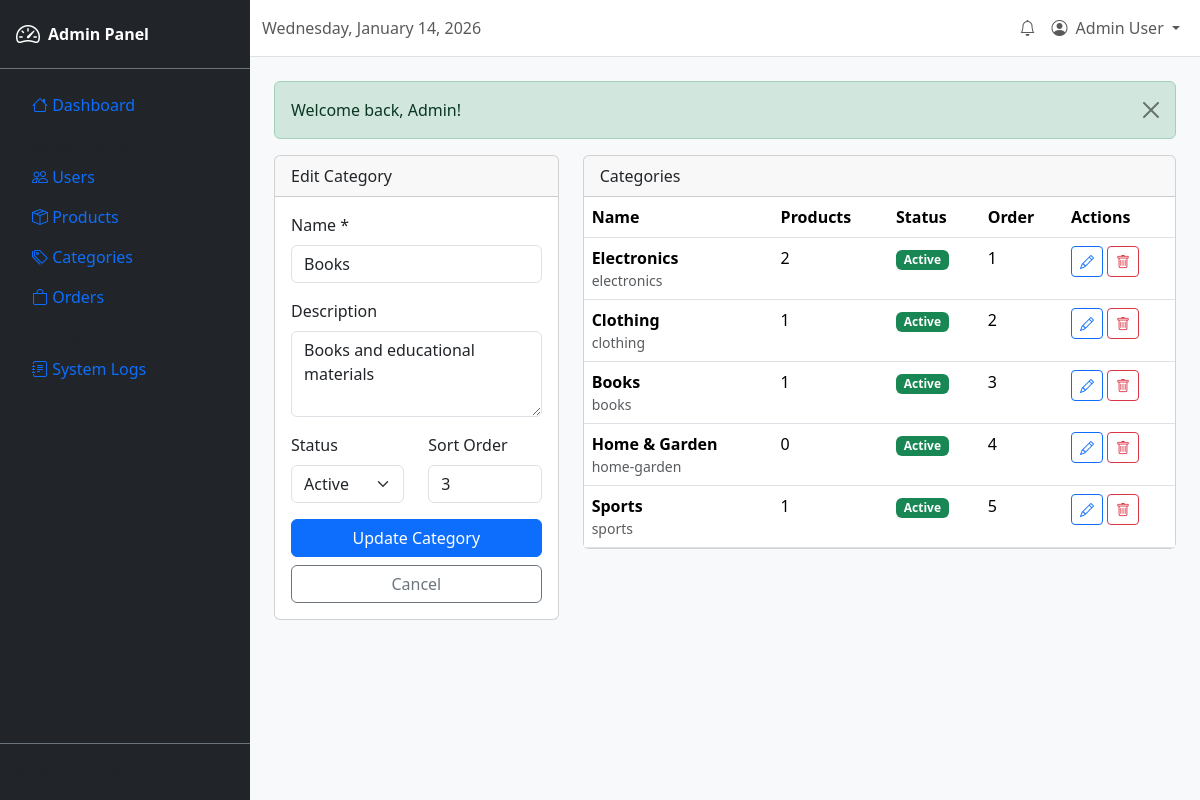
Page /admin/categories.php?action=edit&id=3 (signed in) on the committed database.
### tables this page shows
CREATE TABLE categories (
    id INT AUTO_INCREMENT PRIMARY KEY,

     
    name VARCHAR(100) NOT NULL,

     
    slug VARCHAR(100) NOT NULL UNIQUE,

     
    description TEXT DEFAULT NULL,

     
    image VARCHAR(255) DEFAULT NULL,

     
    parent_id INT DEFAULT NULL,

     
    sort_order INT DEFAULT 0,

     
    status ENUM('active', 'inactive') DEFAULT 'active',

     
    created_at TIMESTAMP DEFAULT CURRENT_TIMESTAMP,
    updated_at TIMESTAMP DEFAULT CURRENT_TIMESTAMP ON UPDATE CURRENT_TIMESTAMP,

     
    FOREIGN KEY (parent_id) REFERENCES categories(id) ON DELETE SET NULL,

     
    INDEX idx_slug (slug)
);

### includes/functions.php (called while the page is built, shortened)
<?php
function sanitize(string $input): string
{
    return htmlspecialchars(trim($input), ENT_QUOTES, 'UTF-8');
}
function getFlashMessage(): ?array
{
    if (isset($_SESSION['flash_message'])) {
        $message = $_SESSION['flash_message'];
        return $message;
    }
    return null;
}

### admin/categories.php (the view, shortened to what this page needs)
<?php
$db = getDB();
$action = $_GET['action'] ?? 'list';
$categoryId = (int)($_GET['id'] ?? 0);
$categories = $db->query("
    SELECT c.*, COUNT(p.id) as product_count
    FROM categories c
    LEFT JOIN products p ON c.id = p.category_id
    GROUP BY c.id
    ORDER BY c.sort_order, c.name
")->fetchAll();
$editCategory = null;
if ($action === 'edit' && $categoryId) {
    $stmt = $db->prepare("SELECT * FROM categories WHERE id = ?");
    $stmt->execute([$categoryId]);
    $editCategory = $stmt->fetch();
}
?>
<!DOCTYPE html>
<html lang="en">
<head>
    <link href="https://cdn.jsdelivr.net/npm/bootstrap@5.3.2/dist/css/bootstrap.min.css" rel="stylesheet">
    <link href="https://cdn.jsdelivr.net/npm/bootstrap-icons@1.11.1/font/bootstrap-icons.css" rel="stylesheet">
</head>
<body>
    <div class="admin-wrapper">
        <?php include __DIR__ . '/includes/sidebar.php'; ?>
        <div class="admin-content">
            <?php include __DIR__ . '/includes/topbar.php'; ?>
            <div class="p-4">
                <?php $flash = getFlashMessage(); ?>
                <?php if ($flash): ?>
                    <div class="alert alert-<?= $flash['type'] === 'error' ? 'danger' : $flash['type'] ?> alert-dismissible">
                        <?= sanitize($flash['message']) ?>
                        <button type="button" class="btn-close" data-bs-dismiss="alert"></button>
                    </div>
                <?php endif; ?>
                <div class="row">
                    <div class="col-md-4">
                        <div class="card">
                            <div class="card-header">
                                <?= $editCategory ? 'Edit Category' : 'Add Category' ?>
                            </div>
                            <div class="card-body">
                                <form method="POST">
                                    <div class="mb-3">
                                        <label class="form-label">Name *</label>
                                        <input type="text" class="form-control" name="name"
                                               value="<?= sanitize($editCategory['name'] ?? '') ?>" required>
                                    </div>
                                    <div class="mb-3">
                                        <label class="form-label">Description</label>
                                        <textarea class="form-control" name="description" rows="3"
                                            ><?= sanitize($editCategory['description'] ?? '') ?></textarea>
                                    </div>
                                    <div class="row mb-3">
                                        <div class="col-6">
                                            <label class="form-label">Status</label>
                                            <select class="form-select" name="status">
                                                <option value="active" <?= ($editCategory['status'] ?? '') === 'active' ? 'selected' : '' ?>>Active</option>
                                            </select>
                                        </div>
                                        <div class="col-6">
                                            <label class="form-label">Sort Order</label>
                                            <input type="number" class="form-control" name="sort_order"
                                                   value="<?= $editCategory['sort_order'] ?? 0 ?>">
                                        </div>
                                    </div>
                                    <div class="d-grid gap-2">
                                        <button type="submit" class="btn btn-primary">
                                            <?= $editCategory ? 'Update' : 'Create' ?> Category
                                        </button>
                                        <?php if ($editCategory): ?>
                                            <a href="<?= BASE_URL ?>/admin/categories.php" class="btn btn-outline-secondary">Cancel</a>
                                        <?php endif; ?>
                                    </div>
                                </form>
                            </div>
                        </div>
                    </div>
                    <div class="col-md-8">
                        <div class="card">
                            <div class="card-header">Categories</div>
                            <div class="card-body p-0">
                                <table class="table table-hover mb-0">
                                    <thead>
                                        <tr>
                                            <th>Name</th>
                                            <th>Products</th>
                                            <th>Status</th>
                                            <th>Order</th>
                                            <th>Actions</th>
                                        </tr>
                                    </thead>
                                    <tbody>
                                        <?php foreach ($categories as $cat): ?>
                                            <tr>
                                                <td>
                                                    <strong><?= sanitize($cat['name']) ?></strong>
                                                    <div class="text-muted small"><?= sanitize($cat['slug']) ?></div>
                                                </td>
                                                <td><?= $cat['product_count'] ?></td>
                                                <td>
                                                    <span class="badge bg-<?= $cat['status'] === 'active' ? 'success' : 'secondary' ?>">
                                                        <?= ucfirst($cat['status']) ?>
                                                    </span>
                                                </td>
                                                <td><?= $cat['sort_order'] ?></td>
                                                <td>
                                                    <a href="?action=edit&id=<?= $cat['id'] ?>" class="btn btn-sm btn-outline-primary">
                                                        <i class="bi bi-pencil"></i>
                                                    </a>
                                                    <form method="POST" class="d-inline" onsubmit="return confirm('Delete?')">
                                                        <button type="submit" class="btn btn-sm btn-outline-danger">
                                                            <i class="bi bi-trash"></i>
                                                        </button>
                                                    </form>
                                                </td>
                                            </tr>
                                        <?php endforeach; ?>
                                    </tbody>
                                </table>
                            </div>
                        </div>
                    </div>
                </div>
            </div>
        </div>
    </div>
</body>
</html>

### admin/categories.php (style rules this page uses)
.admin-wrapper { display: flex; min-height: 100vh; }
.admin-content { flex: 1; background: #f8f9fa; }

### rows in the picture
categories: name "Books", description "Books and educational materials", status "Active", sort_order "3", slug "books", product_count "1"
categories: name "Electronics", slug "electronics", product_count "2", status "Active", sort_order "1"
categories: name "Clothing", slug "clothing", product_count "1", status "Active", sort_order "2"
categories: name "Home & Garden", slug "home-garden", product_count "0", status "Active", sort_order "4"
categories: name "Sports", slug "sports", product_count "1", status "Active", sort_order "5"

### other values in the picture
$_SESSION['user_name'] "Admin User"
$flash['message'] "Welcome back, Admin!"
